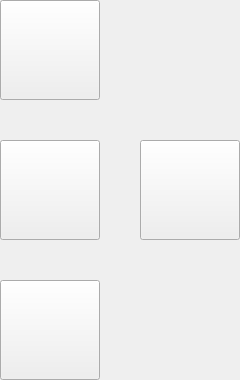
<?xml version="1.0" encoding="UTF-8"?>
<ui version="4.0">
 <class>BubbleWindow</class>
 <widget class="QMainWindow" name="BubbleWindow">
  <property name="geometry">
   <rect>
    <x>0</x>
    <y>0</y>
    <width>240</width>
    <height>380</height>
   </rect>
  </property>
  <property name="windowTitle">
   <string>BubbleWindow</string>
  </property>
  <widget class="QWidget" name="centralwidget">
   <widget class="QPushButton" name="btnMain">
    <property name="geometry">
     <rect>
      <x>140</x>
      <y>140</y>
      <width>100</width>
      <height>100</height>
     </rect>
    </property>
    <property name="cursor">
     <cursorShape>PointingHandCursor</cursorShape>
    </property>
    <property name="text">
     <string/>
    </property>
    <property name="iconSize">
     <size>
      <width>20</width>
      <height>20</height>
     </size>
    </property>
   </widget>
   <widget class="QPushButton" name="btnFunction3">
    <property name="geometry">
     <rect>
      <x>0</x>
      <y>280</y>
      <width>100</width>
      <height>100</height>
     </rect>
    </property>
    <property name="cursor">
     <cursorShape>PointingHandCursor</cursorShape>
    </property>
    <property name="styleSheet">
     <string notr="true"/>
    </property>
    <property name="text">
     <string/>
    </property>
    <property name="iconSize">
     <size>
      <width>20</width>
      <height>20</height>
     </size>
    </property>
   </widget>
   <widget class="QPushButton" name="btnFunction2">
    <property name="geometry">
     <rect>
      <x>0</x>
      <y>140</y>
      <width>100</width>
      <height>100</height>
     </rect>
    </property>
    <property name="cursor">
     <cursorShape>PointingHandCursor</cursorShape>
    </property>
    <property name="styleSheet">
     <string notr="true"/>
    </property>
    <property name="text">
     <string/>
    </property>
    <property name="iconSize">
     <size>
      <width>20</width>
      <height>20</height>
     </size>
    </property>
   </widget>
   <widget class="QPushButton" name="btnFunction1">
    <property name="geometry">
     <rect>
      <x>0</x>
      <y>0</y>
      <width>100</width>
      <height>100</height>
     </rect>
    </property>
    <property name="cursor">
     <cursorShape>PointingHandCursor</cursorShape>
    </property>
    <property name="styleSheet">
     <string notr="true"/>
    </property>
    <property name="text">
     <string/>
    </property>
    <property name="iconSize">
     <size>
      <width>20</width>
      <height>20</height>
     </size>
    </property>
   </widget>
  </widget>
 </widget>
 <resources/>
 <connections/>
</ui>
